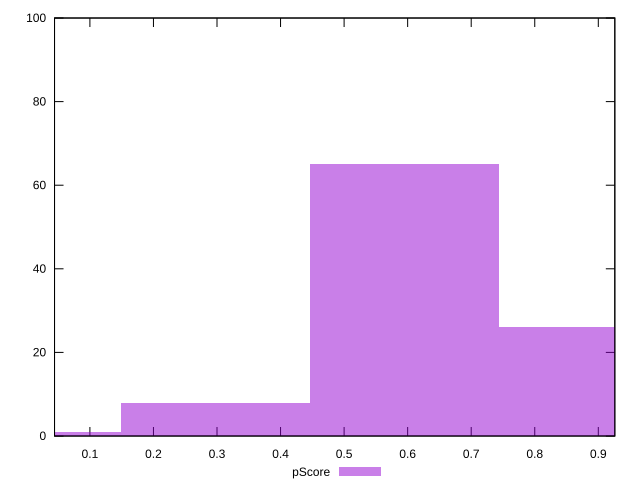

Write the gnuplot code that produced this figure.
reset

$pScore <<EOF
0.2973885877393803 8
0.5947771754787606 65
0 1
0.892165763218141 26
EOF

set key outside below
set boxwidth 0.2973885877393803
set xrange [0.044346551143630786:0.9259924053879509]
set yrange [0:100]
set trange [0:100]
set style fill transparent solid 0.5 noborder
set terminal svg size 640, 490 enhanced background rgb 'white'
set output "reprap/total-blocking-time/samples/pages/pScore/histogram.svg"

plot $pScore title "pScore" with boxes

reset
